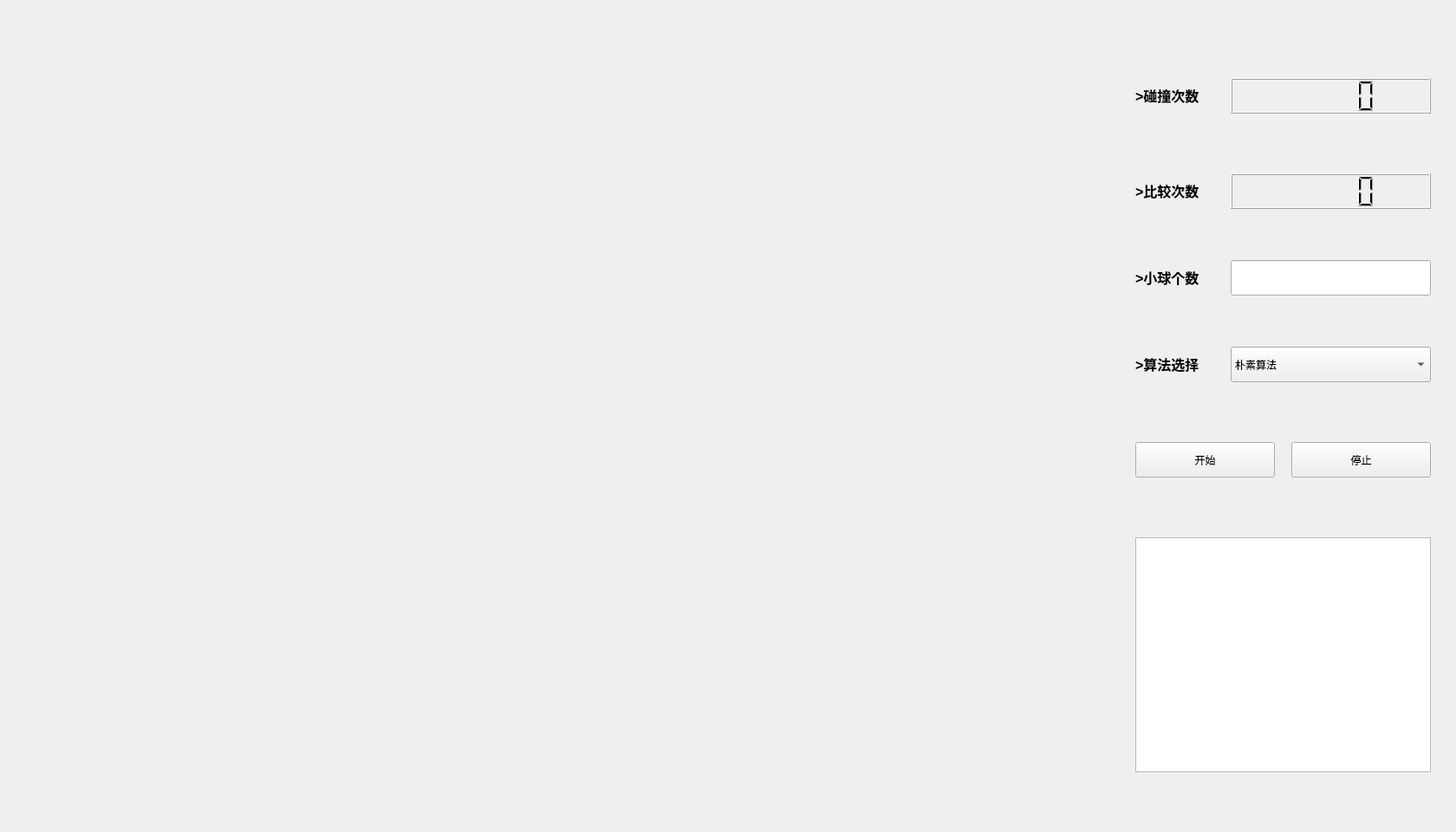
<?xml version="1.0" encoding="UTF-8"?>
<ui version="4.0">
 <class>MainWindow</class>
 <widget class="QMainWindow" name="MainWindow">
  <property name="geometry">
   <rect>
    <x>0</x>
    <y>0</y>
    <width>1680</width>
    <height>960</height>
   </rect>
  </property>
  <property name="minimumSize">
   <size>
    <width>1680</width>
    <height>960</height>
   </size>
  </property>
  <property name="maximumSize">
   <size>
    <width>1680</width>
    <height>960</height>
   </size>
  </property>
  <property name="windowTitle">
   <string>MainWindow</string>
  </property>
  <widget class="QWidget" name="centralwidget">
   <widget class="QLineEdit" name="lineEdit">
    <property name="geometry">
     <rect>
      <x>1420</x>
      <y>300</y>
      <width>231</width>
      <height>41</height>
     </rect>
    </property>
   </widget>
   <widget class="QComboBox" name="comboBox">
    <property name="geometry">
     <rect>
      <x>1420</x>
      <y>400</y>
      <width>231</width>
      <height>41</height>
     </rect>
    </property>
    <property name="maxCount">
     <number>2</number>
    </property>
    <item>
     <property name="text">
      <string>朴素算法</string>
     </property>
    </item>
    <item>
     <property name="text">
      <string>四叉树</string>
     </property>
    </item>
   </widget>
   <widget class="QLCDNumber" name="lcdNumber">
    <property name="geometry">
     <rect>
      <x>1420</x>
      <y>90</y>
      <width>231</width>
      <height>41</height>
     </rect>
    </property>
   </widget>
   <widget class="QLCDNumber" name="lcdNumber_2">
    <property name="geometry">
     <rect>
      <x>1420</x>
      <y>200</y>
      <width>231</width>
      <height>41</height>
     </rect>
    </property>
   </widget>
   <widget class="QLabel" name="label">
    <property name="geometry">
     <rect>
      <x>1310</x>
      <y>90</y>
      <width>101</width>
      <height>41</height>
     </rect>
    </property>
    <property name="text">
     <string>&lt;html&gt;&lt;head/&gt;&lt;body&gt;&lt;p&gt;&lt;span style=&quot; font-size:12pt; font-weight:600;&quot;&gt;&amp;gt;碰撞次数&lt;/span&gt;&lt;/p&gt;&lt;/body&gt;&lt;/html&gt;</string>
    </property>
   </widget>
   <widget class="QLabel" name="label_2">
    <property name="geometry">
     <rect>
      <x>1310</x>
      <y>200</y>
      <width>101</width>
      <height>41</height>
     </rect>
    </property>
    <property name="text">
     <string>&lt;html&gt;&lt;head/&gt;&lt;body&gt;&lt;p&gt;&lt;span style=&quot; font-size:12pt; font-weight:600;&quot;&gt;&amp;gt;比较次数&lt;/span&gt;&lt;/p&gt;&lt;/body&gt;&lt;/html&gt;</string>
    </property>
   </widget>
   <widget class="QPushButton" name="pushButton">
    <property name="geometry">
     <rect>
      <x>1310</x>
      <y>510</y>
      <width>161</width>
      <height>41</height>
     </rect>
    </property>
    <property name="text">
     <string>开始</string>
    </property>
   </widget>
   <widget class="QPushButton" name="pushButton_2">
    <property name="geometry">
     <rect>
      <x>1490</x>
      <y>510</y>
      <width>161</width>
      <height>41</height>
     </rect>
    </property>
    <property name="text">
     <string>停止</string>
    </property>
   </widget>
   <widget class="QLabel" name="label_3">
    <property name="geometry">
     <rect>
      <x>1310</x>
      <y>300</y>
      <width>101</width>
      <height>41</height>
     </rect>
    </property>
    <property name="text">
     <string>&lt;html&gt;&lt;head/&gt;&lt;body&gt;&lt;p&gt;&lt;span style=&quot; font-size:12pt; font-weight:600;&quot;&gt;&amp;gt;小球个数&lt;/span&gt;&lt;/p&gt;&lt;/body&gt;&lt;/html&gt;</string>
    </property>
   </widget>
   <widget class="QLabel" name="label_4">
    <property name="geometry">
     <rect>
      <x>1310</x>
      <y>400</y>
      <width>101</width>
      <height>41</height>
     </rect>
    </property>
    <property name="text">
     <string>&lt;html&gt;&lt;head/&gt;&lt;body&gt;&lt;p&gt;&lt;span style=&quot; font-size:12pt; font-weight:600;&quot;&gt;&amp;gt;算法选择&lt;/span&gt;&lt;/p&gt;&lt;/body&gt;&lt;/html&gt;</string>
    </property>
   </widget>
   <widget class="SFMLCanvas" name="widget" native="true">
    <property name="geometry">
     <rect>
      <x>0</x>
      <y>0</y>
      <width>1280</width>
      <height>960</height>
     </rect>
    </property>
    <property name="minimumSize">
     <size>
      <width>1280</width>
      <height>960</height>
     </size>
    </property>
    <property name="maximumSize">
     <size>
      <width>1280</width>
      <height>960</height>
     </size>
    </property>
   </widget>
   <widget class="QTextBrowser" name="textBrowser">
    <property name="geometry">
     <rect>
      <x>1310</x>
      <y>620</y>
      <width>341</width>
      <height>271</height>
     </rect>
    </property>
   </widget>
  </widget>
 </widget>
 <customwidgets>
  <customwidget>
   <class>SFMLCanvas</class>
   <extends>QWidget</extends>
   <header>sfmlcanvas.h</header>
   <container>1</container>
  </customwidget>
 </customwidgets>
 <resources/>
 <connections/>
</ui>
